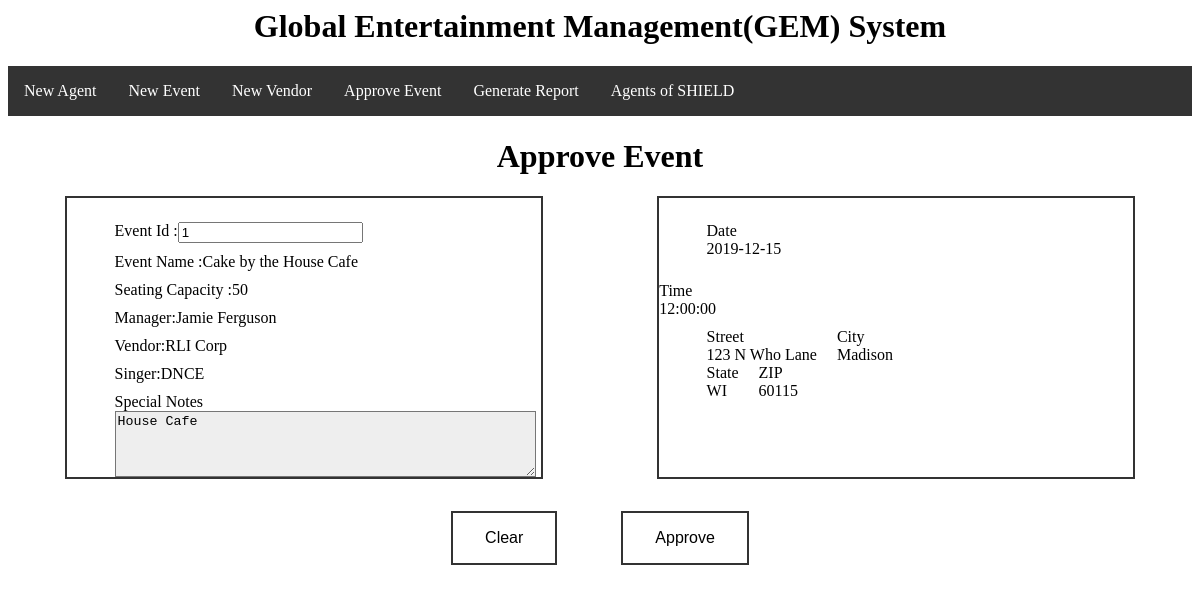
Screenshot of /eventInfo.php?id=1 with the database file from the repository.
### tables this page shows
CREATE TABLE Event
(EventId int auto_increment PRIMARY KEY,
EventName CHAR(50),
Street CHAR(50),
City CHAR(20),
State CHAR(2),
Zip CHAR(10),
Date DATE,
StartTime TIME,
Status CHAR(10),
SeatingCapacity int,
Notes TEXT,
Singer CHAR(53),
PerformerType CHAR(6),
PerformerId int,
EventManagerId int,
VendorId int,
foreign key (EventManagerId) references EventManager(EventManagerId),
foreign key (VendorId) references Vendor(VendorId));

CREATE TABLE EventManager
(EventManagerId int auto_increment PRIMARY KEY,
FirstName CHAR(20),
LastName CHAR(20));

CREATE TABLE Vendor
(VendorId int auto_increment PRIMARY KEY,
BusinessName CHAR(50),
Street CHAR(50),
City CHAR(20),
State CHAR(2),
Zip CHAR(10),
Type CHAR(15),
RepFirstName CHAR(25),
RepLastName CHAR(25),
RepEmail CHAR(40),
RepCellNum CHAR(10));

### eventInfo.php (the view, shortened to what this page needs)
<?php
  include("conn.php");
  $pageTitle = "Approve Event";
  if (isset($_GET['id'])) {
  $id = $_GET['id'];
  $sql = "SELECT EventId,EventName,SeatingCapacity,Notes,BusinessName,FirstName,LastName,Date,StartTime,Status,Singer,Event.Street as Street,Event.City as City,Event.State as State,Event.Zip as Zip FROM Event,EventManager,Vendor WHERE Event.EventManagerId = EventManager.EventManagerId AND Event.VendorId = Vendor.VendorId AND EventId = ".$id;
  echo '<h1 align="center">'.$pageTitle.'</h1>';
  foreach($conn->query($sql) as $events)
  {
  echo '<form action="eventInfo.php" method="post">';
  echo '<div style="display: flex; justify-content: space-around">';
  echo '<div style=" border: 2px solid #333333; width: 40%">';
   echo '<div style="margin-right:20px; padding-top: 5%; padding-left: 10%">';
    echo '<label style="float: left; display: block">Event Id :</label>';
    echo '<input name="eventId" value="'.$events['EventId'].'">';
   echo '</div>';
   echo '<div style="margin-right:20px; padding-left: 10%; padding-top: 10px">';
    echo '<label style="float: left; display: block">Event Name :</label>';
    echo $events['EventName'];
   echo '</div>';
   echo '<div style="margin-right:20px; padding-left: 10%; padding-top: 10px">';
    echo '<label style="float: left; display: block">Seating Capacity :</label>';
    echo $events['SeatingCapacity'];
   echo '</div>';
   echo '<div style="margin-right:20px; padding-left: 10%; padding-top: 10px">';
    echo '<label style="float: left; display: block">Manager:</label>';
    echo $events['FirstName'].' '.$events['LastName'];
   echo '</div>';
   echo '<div style="margin-right:20px; padding-left: 10%; padding-top: 10px">';
    echo '<label style="float: left; display: block">Vendor:</label>';
    echo $events['BusinessName'];
   echo '</div>';
   echo '<div style="margin-right:20px; padding-left: 10%; padding-top: 10px">';
    echo '<label style="float: left; display: block">Singer:</label>';
    echo $events['Singer'];
   echo '</div>';
   echo '<div style="margin-right:20px;  padding-left: 10%; padding-top: 10px">';
    echo '<label for="notes" style="display: block">Special Notes</label>';
    echo '<textarea id="notes" name="notes" style="display: block; background: #eeeeee" rows="4" cols="50" readonly>'.$events['Notes'].'</textarea>';
   echo '</div>';
  echo '</div>';
  echo '<div style=" border: 2px solid #333333; width: 40%">';
   echo '<div style="margin-right:20px; padding-top: 5%; padding-left: 10%">';
    echo '<label for="date" style="display: block">Date</label>';
    echo $events['Date'];
   echo '</div>';
   echo '<div style="margin-right:20px; padding-top: 5%">';
    echo '<label for="time" style="display: block">Time</label>';
    echo $events['StartTime'];
   echo '</div>';
   echo '<div style="float: left; margin-right:20px; padding-left: 10%; padding-top: 10px">';
    echo '<label for="street" style="display: block">Street</label>';
    echo $events['Street'];
   echo '</div>';
   echo '<div style="margin-right:20px; padding-top: 10px">';
    echo '<label for="city" style="display: block">City</label>';
    echo $events['City'];
   echo '</div>';
   echo '<div style="float: left; margin-right:20px; padding-left: 10%">';
   echo '<label for="state" style="display: block">State</label>';
   echo $events['State'];
  echo '</div>';
  echo '<div style="margin-right:20px;">';
  echo '<label for="zip" style="display: block">ZIP</label>';
    echo $events['Zip'];
  echo '</div>';
  echo '</div>';
  echo '</div>';
  echo '<div style="padding: 2em;" align="center">';
    echo '<button type="reset" class="button button1" style="margin: 0 2em">Clear</button>';
    echo '<button type="submit" class="button button1" style="margin: 0 2em">Approve</button>';
  echo '</div>';
  echo '</form>';
  }
  }
?>

### rows the page displays
event: eventId "1", EventName "Cake by the House Cafe", SeatingCapacity "50", EventManagerId.FirstName "Jamie", EventManagerId.LastName "Ferguson", VendorId.BusinessName "RLI Corp", Singer "DNCE", notes "House Cafe", Date "2019-12-15", StartTime "12:00:00", Street "123 N Who Lane", City "Madison", State "WI", Zip "60115"

### other values shown
$pageTitle "Approve Event"
